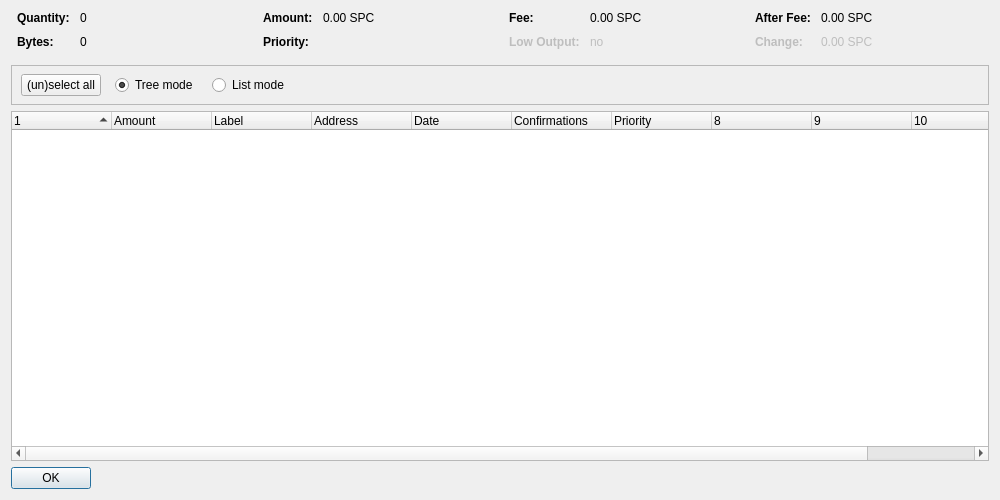
<?xml version="1.0" encoding="UTF-8"?>
<ui version="4.0">
 <class>CoinControlDialog</class>
 <widget class="QDialog" name="CoinControlDialog">
  <property name="geometry">
   <rect>
    <x>0</x>
    <y>0</y>
    <width>1000</width>
    <height>500</height>
   </rect>
  </property>
  <property name="windowTitle">
   <string>Coin Control</string>
  </property>
  <layout class="QVBoxLayout" name="verticalLayout">
   <item>
    <layout class="QHBoxLayout" name="horizontalLayoutTop" stretch="0,0,0,0">
     <property name="topMargin">
      <number>0</number>
     </property>
     <property name="bottomMargin">
      <number>10</number>
     </property>
     <item>
      <layout class="QFormLayout" name="formLayoutCoinControl1">
       <property name="horizontalSpacing">
        <number>10</number>
       </property>
       <property name="verticalSpacing">
        <number>10</number>
       </property>
       <property name="leftMargin">
        <number>6</number>
       </property>
       <property name="rightMargin">
        <number>6</number>
       </property>
       <item row="0" column="0">
        <widget class="QLabel" name="labelCoinControlQuantityText">
         <property name="styleSheet">
          <string notr="true">font-weight:bold;</string>
         </property>
         <property name="text">
          <string>Quantity:</string>
         </property>
        </widget>
       </item>
       <item row="0" column="1">
        <widget class="QLabel" name="labelCoinControlQuantity">
         <property name="cursor">
          <cursorShape>IBeamCursor</cursorShape>
         </property>
         <property name="contextMenuPolicy">
          <enum>Qt::ActionsContextMenu</enum>
         </property>
         <property name="text">
          <string notr="true">0</string>
         </property>
         <property name="textInteractionFlags">
          <set>Qt::LinksAccessibleByMouse|Qt::TextSelectableByKeyboard|Qt::TextSelectableByMouse</set>
         </property>
        </widget>
       </item>
       <item row="1" column="0">
        <widget class="QLabel" name="labelCoinControlBytesText">
         <property name="styleSheet">
          <string notr="true">font-weight:bold;</string>
         </property>
         <property name="text">
          <string>Bytes:</string>
         </property>
        </widget>
       </item>
       <item row="1" column="1">
        <widget class="QLabel" name="labelCoinControlBytes">
         <property name="cursor">
          <cursorShape>IBeamCursor</cursorShape>
         </property>
         <property name="contextMenuPolicy">
          <enum>Qt::ActionsContextMenu</enum>
         </property>
         <property name="text">
          <string notr="true">0</string>
         </property>
         <property name="textInteractionFlags">
          <set>Qt::LinksAccessibleByMouse|Qt::TextSelectableByKeyboard|Qt::TextSelectableByMouse</set>
         </property>
        </widget>
       </item>
      </layout>
     </item>
     <item>
      <layout class="QFormLayout" name="formLayoutCoinControl2">
       <property name="horizontalSpacing">
        <number>10</number>
       </property>
       <property name="verticalSpacing">
        <number>10</number>
       </property>
       <property name="leftMargin">
        <number>6</number>
       </property>
       <property name="rightMargin">
        <number>6</number>
       </property>
       <item row="0" column="0">
        <widget class="QLabel" name="labelCoinControlAmountText">
         <property name="styleSheet">
          <string notr="true">font-weight:bold;</string>
         </property>
         <property name="text">
          <string>Amount:</string>
         </property>
        </widget>
       </item>
       <item row="0" column="1">
        <widget class="QLabel" name="labelCoinControlAmount">
         <property name="cursor">
          <cursorShape>IBeamCursor</cursorShape>
         </property>
         <property name="contextMenuPolicy">
          <enum>Qt::ActionsContextMenu</enum>
         </property>
         <property name="text">
          <string notr="true">0.00 SPC</string>
         </property>
         <property name="textInteractionFlags">
          <set>Qt::LinksAccessibleByMouse|Qt::TextSelectableByKeyboard|Qt::TextSelectableByMouse</set>
         </property>
        </widget>
       </item>
       <item row="1" column="0">
        <widget class="QLabel" name="labelCoinControlPriorityText">
         <property name="styleSheet">
          <string notr="true">font-weight:bold;</string>
         </property>
         <property name="text">
          <string>Priority:</string>
         </property>
        </widget>
       </item>
       <item row="1" column="1">
        <widget class="QLabel" name="labelCoinControlPriority">
         <property name="cursor">
          <cursorShape>IBeamCursor</cursorShape>
         </property>
         <property name="contextMenuPolicy">
          <enum>Qt::ActionsContextMenu</enum>
         </property>
         <property name="text">
          <string/>
         </property>
         <property name="textInteractionFlags">
          <set>Qt::LinksAccessibleByMouse|Qt::TextSelectableByKeyboard|Qt::TextSelectableByMouse</set>
         </property>
        </widget>
       </item>
      </layout>
     </item>
     <item>
      <layout class="QFormLayout" name="formLayoutCoinControl3">
       <property name="horizontalSpacing">
        <number>10</number>
       </property>
       <property name="verticalSpacing">
        <number>10</number>
       </property>
       <property name="leftMargin">
        <number>6</number>
       </property>
       <property name="rightMargin">
        <number>6</number>
       </property>
       <item row="0" column="0">
        <widget class="QLabel" name="labelCoinControlFeeText">
         <property name="styleSheet">
          <string notr="true">font-weight:bold;</string>
         </property>
         <property name="text">
          <string>Fee:</string>
         </property>
        </widget>
       </item>
       <item row="0" column="1">
        <widget class="QLabel" name="labelCoinControlFee">
         <property name="cursor">
          <cursorShape>IBeamCursor</cursorShape>
         </property>
         <property name="contextMenuPolicy">
          <enum>Qt::ActionsContextMenu</enum>
         </property>
         <property name="text">
          <string notr="true">0.00 SPC</string>
         </property>
         <property name="textInteractionFlags">
          <set>Qt::LinksAccessibleByMouse|Qt::TextSelectableByKeyboard|Qt::TextSelectableByMouse</set>
         </property>
        </widget>
       </item>
       <item row="1" column="0">
        <widget class="QLabel" name="labelCoinControlLowOutputText">
         <property name="enabled">
          <bool>false</bool>
         </property>
         <property name="styleSheet">
          <string notr="true">font-weight:bold;</string>
         </property>
         <property name="text">
          <string>Low Output:</string>
         </property>
        </widget>
       </item>
       <item row="1" column="1">
        <widget class="QLabel" name="labelCoinControlLowOutput">
         <property name="enabled">
          <bool>false</bool>
         </property>
         <property name="cursor">
          <cursorShape>IBeamCursor</cursorShape>
         </property>
         <property name="contextMenuPolicy">
          <enum>Qt::ActionsContextMenu</enum>
         </property>
         <property name="text">
          <string notr="true">no</string>
         </property>
         <property name="textInteractionFlags">
          <set>Qt::LinksAccessibleByMouse|Qt::TextSelectableByKeyboard|Qt::TextSelectableByMouse</set>
         </property>
        </widget>
       </item>
      </layout>
     </item>
     <item>
      <layout class="QFormLayout" name="formLayoutCoinControl4">
       <property name="horizontalSpacing">
        <number>10</number>
       </property>
       <property name="verticalSpacing">
        <number>10</number>
       </property>
       <property name="leftMargin">
        <number>6</number>
       </property>
       <property name="rightMargin">
        <number>6</number>
       </property>
       <item row="0" column="0">
        <widget class="QLabel" name="labelCoinControlAfterFeeText">
         <property name="styleSheet">
          <string notr="true">font-weight:bold;</string>
         </property>
         <property name="text">
          <string>After Fee:</string>
         </property>
        </widget>
       </item>
       <item row="0" column="1">
        <widget class="QLabel" name="labelCoinControlAfterFee">
         <property name="cursor">
          <cursorShape>IBeamCursor</cursorShape>
         </property>
         <property name="contextMenuPolicy">
          <enum>Qt::ActionsContextMenu</enum>
         </property>
         <property name="text">
          <string notr="true">0.00 SPC</string>
         </property>
         <property name="textInteractionFlags">
          <set>Qt::LinksAccessibleByMouse|Qt::TextSelectableByKeyboard|Qt::TextSelectableByMouse</set>
         </property>
        </widget>
       </item>
       <item row="1" column="0">
        <widget class="QLabel" name="labelCoinControlChangeText">
         <property name="enabled">
          <bool>false</bool>
         </property>
         <property name="styleSheet">
          <string notr="true">font-weight:bold;</string>
         </property>
         <property name="text">
          <string>Change:</string>
         </property>
        </widget>
       </item>
       <item row="1" column="1">
        <widget class="QLabel" name="labelCoinControlChange">
         <property name="enabled">
          <bool>false</bool>
         </property>
         <property name="cursor">
          <cursorShape>IBeamCursor</cursorShape>
         </property>
         <property name="contextMenuPolicy">
          <enum>Qt::ActionsContextMenu</enum>
         </property>
         <property name="text">
          <string notr="true">0.00 SPC</string>
         </property>
         <property name="textInteractionFlags">
          <set>Qt::LinksAccessibleByMouse|Qt::TextSelectableByKeyboard|Qt::TextSelectableByMouse</set>
         </property>
        </widget>
       </item>
      </layout>
     </item>
    </layout>
   </item>
   <item>
    <widget class="QFrame" name="frame">
     <property name="minimumSize">
      <size>
       <width>0</width>
       <height>40</height>
      </size>
     </property>
     <property name="frameShape">
      <enum>QFrame::StyledPanel</enum>
     </property>
     <property name="frameShadow">
      <enum>QFrame::Sunken</enum>
     </property>
     <widget class="QWidget" name="horizontalLayoutWidget">
      <property name="geometry">
       <rect>
        <x>10</x>
        <y>0</y>
        <width>781</width>
        <height>41</height>
       </rect>
      </property>
      <layout class="QHBoxLayout" name="horizontalLayoutPanel" stretch="0,0,0,0">
       <property name="spacing">
        <number>14</number>
       </property>
       <item>
        <widget class="QPushButton" name="pushButtonSelectAll">
         <property name="sizePolicy">
          <sizepolicy hsizetype="Maximum" vsizetype="Fixed">
           <horstretch>0</horstretch>
           <verstretch>0</verstretch>
          </sizepolicy>
         </property>
         <property name="text">
          <string>(un)select all</string>
         </property>
        </widget>
       </item>
       <item>
        <widget class="QRadioButton" name="radioTreeMode">
         <property name="sizePolicy">
          <sizepolicy hsizetype="Maximum" vsizetype="Fixed">
           <horstretch>0</horstretch>
           <verstretch>0</verstretch>
          </sizepolicy>
         </property>
         <property name="text">
          <string>Tree mode</string>
         </property>
         <property name="checked">
          <bool>true</bool>
         </property>
        </widget>
       </item>
       <item>
        <widget class="QRadioButton" name="radioListMode">
         <property name="sizePolicy">
          <sizepolicy hsizetype="Maximum" vsizetype="Fixed">
           <horstretch>0</horstretch>
           <verstretch>0</verstretch>
          </sizepolicy>
         </property>
         <property name="text">
          <string>List mode</string>
         </property>
        </widget>
       </item>
       <item>
        <spacer name="horizontalSpacer">
         <property name="orientation">
          <enum>Qt::Horizontal</enum>
         </property>
         <property name="sizeHint" stdset="0">
          <size>
           <width>40</width>
           <height>20</height>
          </size>
         </property>
        </spacer>
       </item>
      </layout>
     </widget>
    </widget>
   </item>
   <item>
    <widget class="CoinControlTreeWidget" name="treeWidget">
     <property name="contextMenuPolicy">
      <enum>Qt::CustomContextMenu</enum>
     </property>
     <property name="sortingEnabled">
      <bool>false</bool>
     </property>
     <property name="columnCount">
      <number>11</number>
     </property>
     <attribute name="headerShowSortIndicator" stdset="0">
      <bool>true</bool>
     </attribute>
     <attribute name="headerStretchLastSection">
      <bool>false</bool>
     </attribute>
     <column>
      <property name="text">
       <string/>
      </property>
     </column>
     <column>
      <property name="text">
       <string>Amount</string>
      </property>
     </column>
     <column>
      <property name="text">
       <string>Label</string>
      </property>
     </column>
     <column>
      <property name="text">
       <string>Address</string>
      </property>
     </column>
     <column>
      <property name="text">
       <string>Date</string>
      </property>
     </column>
     <column>
      <property name="text">
       <string>Confirmations</string>
      </property>
      <property name="toolTip">
       <string>Confirmed</string>
      </property>
     </column>
     <column>
      <property name="text">
       <string>Priority</string>
      </property>
     </column>
     <column>
      <property name="text">
       <string/>
      </property>
     </column>
     <column>
      <property name="text">
       <string/>
      </property>
     </column>
     <column>
      <property name="text">
       <string/>
      </property>
     </column>
     <column>
      <property name="text">
       <string/>
      </property>
     </column>
    </widget>
   </item>
   <item>
    <widget class="QDialogButtonBox" name="buttonBox">
     <property name="sizePolicy">
      <sizepolicy hsizetype="Maximum" vsizetype="Fixed">
       <horstretch>0</horstretch>
       <verstretch>0</verstretch>
      </sizepolicy>
     </property>
     <property name="orientation">
      <enum>Qt::Horizontal</enum>
     </property>
     <property name="standardButtons">
      <set>QDialogButtonBox::Ok</set>
     </property>
    </widget>
   </item>
  </layout>
 </widget>
 <customwidgets>
  <customwidget>
   <class>CoinControlTreeWidget</class>
   <extends>QTreeWidget</extends>
   <header>coincontroltreewidget.h</header>
  </customwidget>
 </customwidgets>
 <resources/>
 <connections/>
</ui>
